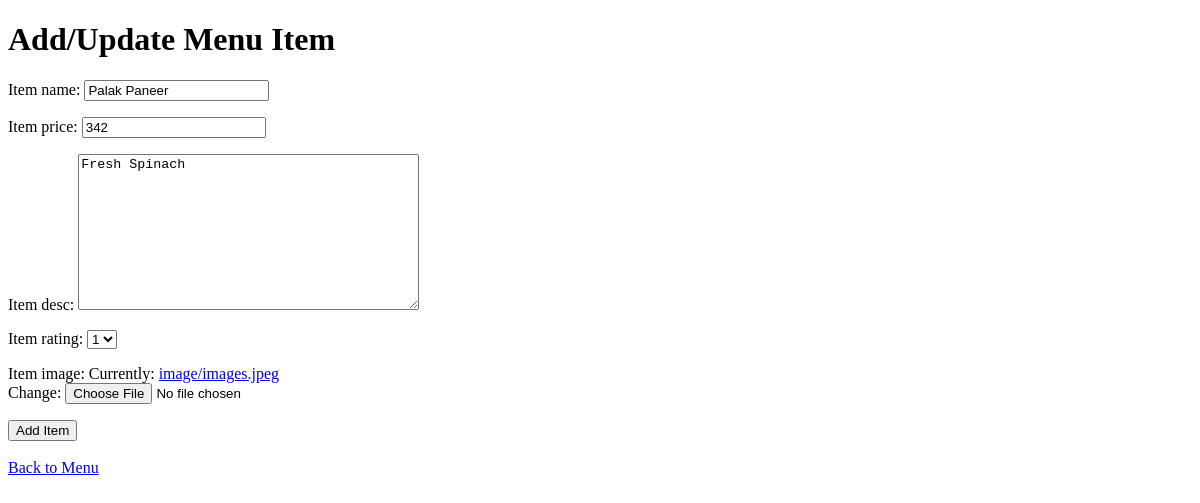
The page /management/update/13/ (signed in) on the database as committed earlier.
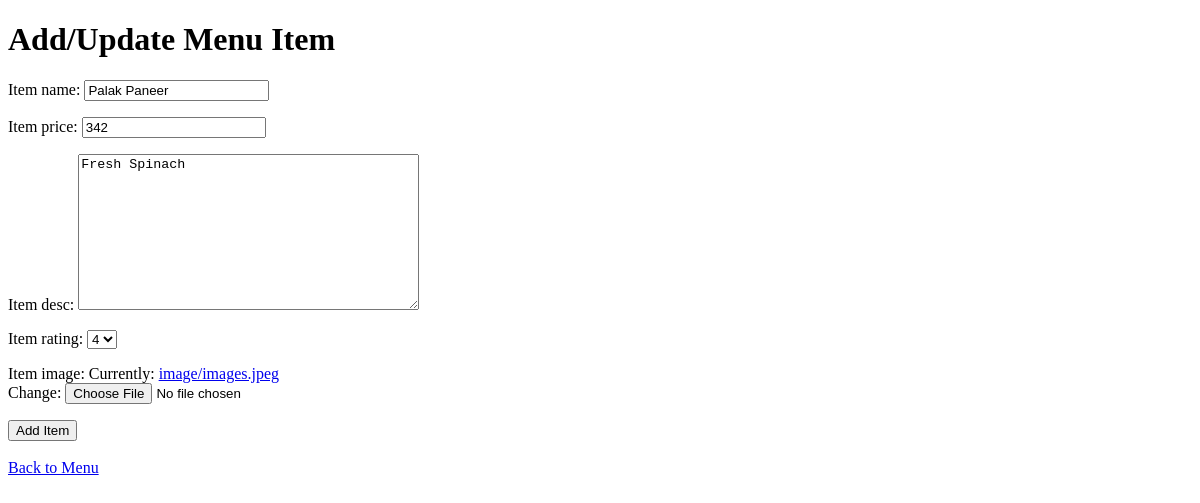
The same page on the database as committed later.
### management/models.py (models this page shows, shortened)
class Menu(models.Model):
    item_id = models.AutoField(primary_key=True)
    item_name = models.CharField(max_length=100)
    item_image = models.ImageField(upload_to="image")
    item_desc = models.TextField()
    item_price = models.PositiveBigIntegerField()
    item_rating = models.IntegerField(choices=[(i, i) for i in range(1, 6)], default=1)

### management/views.py (the view)
# urls.py: path("update/<int:item_id>/", views.update_menu, name="update_menu"),
@login_required(login_url="/login")
@staff_member_required
def update_menu(request, item_id):
    menu_item = get_object_or_404(Menu, item_id=item_id)
    form = UpdateMenuForm(instance=menu_item)
    if request.method == "POST":
        form = UpdateMenuForm(request.POST, request.FILES, instance=menu_item)
        if form.is_valid():
            form.save()
            return redirect("management:view_menu")
    return render(request, "management/add_menu_item.html", {"form": form})

### management/forms.py
class UpdateMenuForm(MenuForm):
    def clean_item_name(self):
        item_name = self.cleaned_data.get("item_name")
        return item_name

### management/templates/management/add_menu_item.html (shortened to what this page needs)
<!DOCTYPE html>
<html lang="en">
<head>
</head>
<body>
    <h1>Add/Update Menu Item</h1>
    <form method="POST" enctype="multipart/form-data">
        {{form.as_p}}
        <button type="submit">Add Item</button>
    </form>
    <br>
    <a href="{% url 'management:view_menu' %}">Back to Menu</a>
</body>
</html>

Rows that differ between the two databases and show on the page:
changed Menu "Palak Paneer": item_rating "1" → "4"
